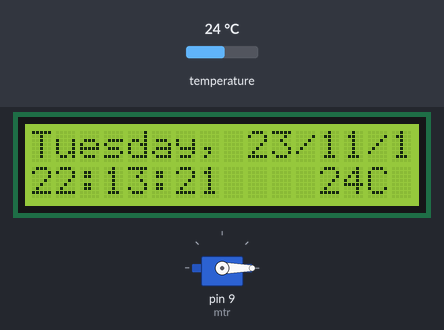
A sketch run on a simulated Arduino Uno, built with avr-gcc and run on an emulated ATmega328P. Parts: 16×2 character LCD, servo. The inputs (shaded band) are chosen by the test bench; at power-on: temperature 24 °C. The local clock reads 2024-03-15 10:24:30 at power-on unless the sketch sets it; what the sketch prints to the serial monitor is not drawn.

Above: at 1.2 s.
1.3 s: temperature set to 12 °C
At 3.0 s:
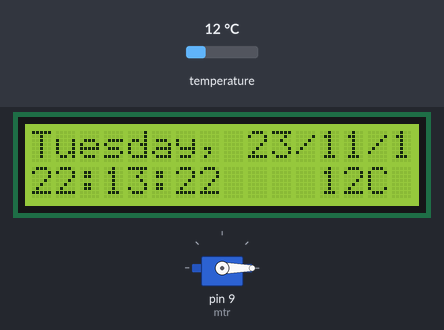
4.7 s: temperature set to 19 °C
At 5.7 s:
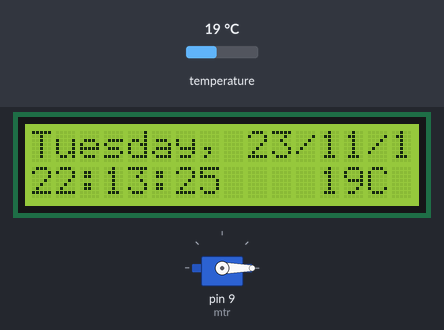
7.8 s: temperature set to 28 °C
At 41.3 s:
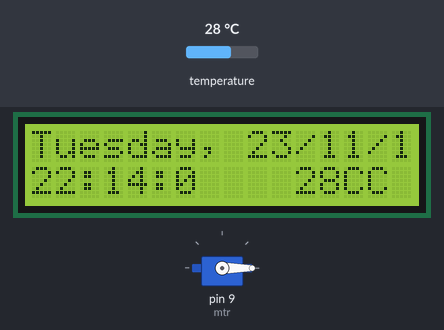
Timing chart, 0 to 42.8 s (numbered marks = the images above; inputs shaded):
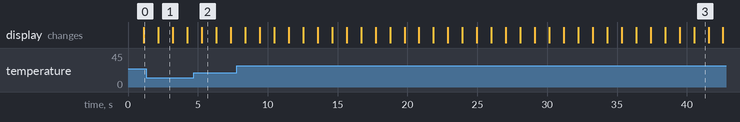

Measured:
- what the display in image 1 shows lasts 1.0 s, from 2.2 s to 3.2 s

The sketch:

project_alpha.ino
```cpp
#include <Wire.h> //adding Wire Library so the I2C comms is possible
#include <Servo.h>; //adding Servo Library
#include <RTClib.h> //adding RTC Library
#include <LiquidCrystal_I2C.h> //adding LCD Library

RTC_DS3231 rtc; //Giving class 'rtc' to DS3231 RTC
LiquidCrystal_I2C lcd(0x27,  16, 2); //addressing LCD on IIC (IIC address - specific numeric identifier to assign a peripheral)
Servo mtr; //giving a class 'mtr' for Servo (you can give it any word beside mtr)

char daysOfTheWeek[7][12] = { "Sunday", "Monday", "Tuesday", "Wednesday", "Thursday", "Friday", "Saturday" };

void setup() {
  Wire.begin();
  Serial.begin(9600); //Initializing comms between Arduino board and other components with 9600b/s speed

      // Command to detects RTC problem
  if (!rtc.begin()) {
    Serial.println("Couldn't find the RTC. Check the wiring.");
    Serial.flush();
    abort();
    while (1);
  }

  // RTC setup, let the RTC taking date and time info from PC
  rtc.adjust(DateTime(F(__DATE__), F(__TIME__)));

  //LCD initialization
  lcd.init(); //Initiating LCD
  lcd.backlight(); //Initiating backlight to light up LCD

  // Servo setup
  mtr.attach(9); //Attaching Servo to digital pin no.9
  mtr.write(0); //Writing Servo angle as 0 degree
}


void loop() {

  DateTime now = rtc.now();
  lcd.setCursor(0, 0);
  lcd.print(daysOfTheWeek[now.dayOfTheWeek()]);
  lcd.print(", ");
  lcd.print(now.year() % 100);
  lcd.print('/');
  lcd.print(now.month(), DEC);
  lcd.print('/');
  lcd.print(now.day(), DEC);

  int tempC = rtc.getTemperature();

  lcd.setCursor(0, 1);
  lcd.print(now.hour(), DEC);
  lcd.print(':');
  lcd.print(now.minute(), DEC);
  lcd.print(':');
  lcd.print(now.second(), DEC);
  lcd.print("    ");
  lcd.print(tempC);
  lcd.print("C");

  Serial.print(daysOfTheWeek[now.dayOfTheWeek()]);
  Serial.print(", ");
  Serial.print(now.year() % 100);
  Serial.print('/');
  Serial.print(now.month(), DEC);
  Serial.print('/');
  Serial.print(now.day(), DEC);
  Serial.println(' ');
  Serial.print(now.hour(), DEC);
  Serial.print(':');
  Serial.print(now.minute(), DEC);
  Serial.print(':');
  Serial.print(now.second(), DEC);
  Serial.print("    ");
  Serial.print(tempC);
  Serial.print("C");
  Serial.println(' ');

  if (now.hour() == 7 & now.minute() == 30 & now.second() == 0){
    Feeding(2);
  }
  if (now.hour() == 13 & now.minute() == 30 & now.second() == 0){
    Feeding(1);
  }
  if (now.hour() == 19 & now.minute() == 30 & now.second() == 0){
    Feeding(1);
  }

  delay(1000);
}

void Feeding(int sum) {
  for(int i=1; i <= sum; i++) {
    mtr.write(90);
    delay(7000);
    mtr.write(0);
  }
}
```
